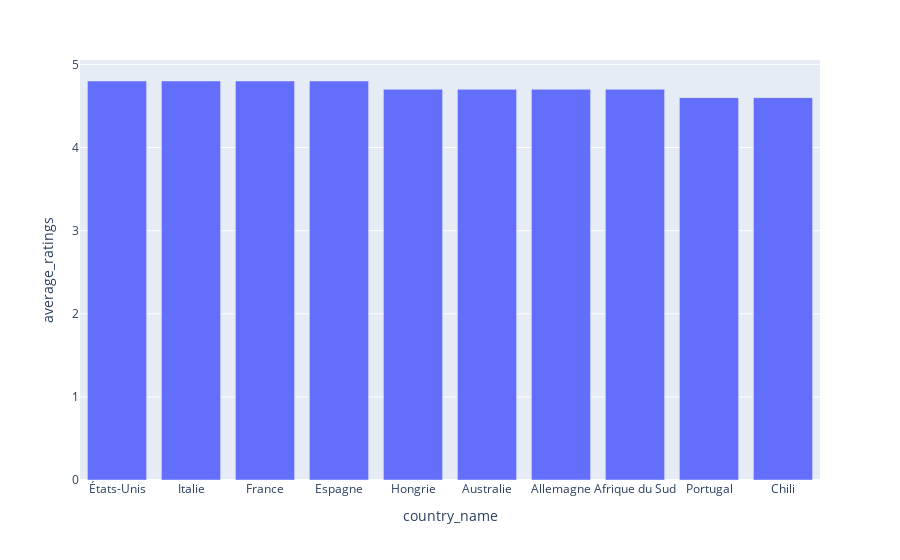

Here is the notebook cell this chart was saved with:
### Code cell
fig = px.bar(countries_df, x = "country_name", y="average_ratings")
fig.show()

### Figure 1 — Plotly figure (JSON) as saved in the notebook; plotly's stock layout.template omitted (floating-point values rounded to 4 significant figures)
{"data": [{"alignmentgroup": "True", "hovertemplate": "country_name=%{x}<br>average_ratings=%{y}<extra></extra>", "legendgroup": "", "marker": {"color": "#636efa", "pattern": {"shape": ""}}, "name": "", "offsetgroup": "", "orientation": "v", "showlegend": false, "textposition": "auto", "type": "bar", "x": ["États-Unis", "Italie", "France", "Espagne", "Hongrie", "Australie", "Allemagne", "Afrique du Sud", "Portugal", "Chili"], "xaxis": "x", "y": [4.8, 4.8, 4.8, 4.8, 4.7, 4.7, 4.7, 4.7, 4.6, 4.6], "yaxis": "y"}], "layout": {"barmode": "relative", "legend": {"tracegroupgap": 0}, "margin": {"t": 60}, "xaxis": {"anchor": "y", "domain": [0, 1], "title": {"text": "country_name"}}, "yaxis": {"anchor": "x", "domain": [0, 1], "title": {"text": "average_ratings"}}}}
